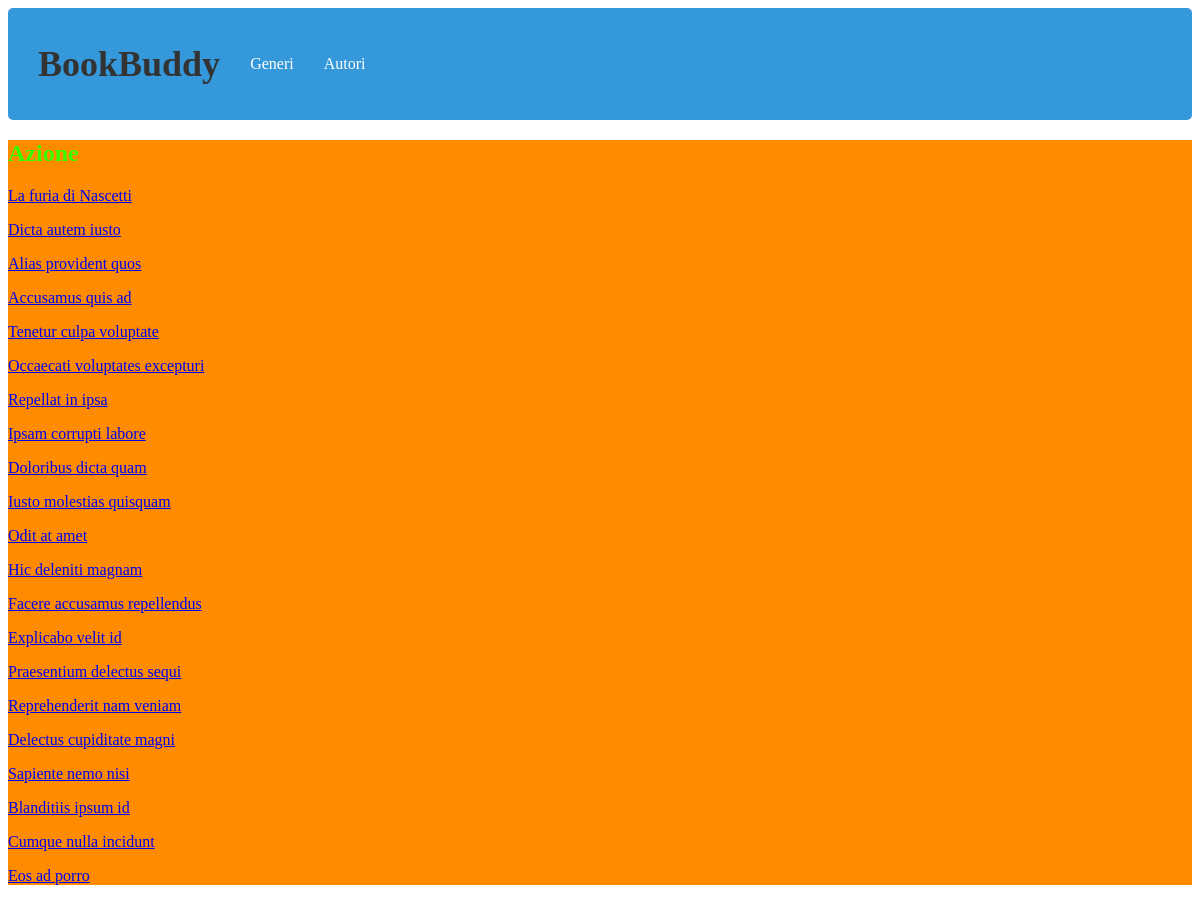
The page /azione/ on the database its author committed.
### book/models.py (models this page shows, shortened)
class Book(models.Model):
    genere = models.CharField(max_length=100, null=True)
    title = models.CharField(max_length=100)
    author = models.ForeignKey(Autore,
                               on_delete=models.CASCADE,
                               default=None,
                               null=True)
    year = models.IntegerField(default="2024")
    pages = models.IntegerField(default="0")
    body = models.TextField(default="No body available")
    slug = models.SlugField(default="")
    def get_absolute_url(self):
        return reverse('dettagli', kwargs={"slug": self.slug})

### book/views.py (the view)
# urls.py: path('azione/', AzioneListView.as_view(), name='azione'),
class AzioneListView(ListView):
    model = Book
    template_name = 'azione.html'
    def get_context_data(self, **kwargs):
        context = super().get_context_data(**kwargs)
        libri_Azione = Book.objects.filter(genere="Azione")
        context['libri_Azione'] = libri_Azione
        return context

### templates/azione.html
{% extends "base.html" %}
{% load static %}
{% block extra_css %}
    <link rel="stylesheet" href="../static/css/azione.css">
{% endblock %}
{% block content %}
<h2 class="title">Azione</h2>
{% for libro in libri_Azione %}
<p class="libro_title"><a href="{{ libro.get_absolute_url }}">{{ libro.title }}</a></p>
{% endfor %}
{% endblock content %}

### templates/base.html (shortened to what this page needs)
{% load static %}
<!DOCTYPE html>
<html lang="en">
<head>
    <link rel="stylesheet" href="{% static 'css/base.css' %}">
    {% block extra_css %}
{% endblock %}
</head>
<body>
<nav>
    <header>
        <h1><a href="{% url 'home' %}">Book<span>Buddy</span></a></h1>
    </header>
    <a href="{% url 'generi' %}">Generi</a>
    <a href="#">Autori</a>
</nav>
<div>
    {% block content %}
{% endblock content %}
</div>
</body>
</html>

### static/css/base.css (style rules this page uses)
nav { display: flex; justify-content: left; align-items: center; }
nav header h1 a { font-size: 36px; font-weight: bold; color: #333; margin-bottom: 20px; }
nav header h1 a span { color: #333; text-decoration: none; }
nav { background-color: #3498db; padding: 15px; border-radius: 5px; list-style-type: none; }
nav a { text-decoration: none; color: #fff; padding: 10px 15px; border-radius: 3px; transition: background-color 0.3s; }
div { background-color: darkorange; }

### static/css/azione.css (style rules this page uses)
h2 { color: #37ff00; }

### rows shown on the page
Book: title "La furia di Nascetti"
Book: title "Dicta autem iusto"
Book: title "Alias provident quos"
Book: title "Accusamus quis ad"
Book: title "Tenetur culpa voluptate"
Book: title "Occaecati voluptates excepturi"
Book: title "Repellat in ipsa"
Book: title "Ipsam corrupti labore"
Book: title "Doloribus dicta quam"
Book: title "Iusto molestias quisquam"
Book: title "Odit at amet"
Book: title "Hic deleniti magnam"
Book: title "Facere accusamus repellendus"
Book: title "Explicabo velit id"
Book: title "Praesentium delectus sequi"
Book: title "Reprehenderit nam veniam"
Book: title "Delectus cupiditate magni"
Book: title "Sapiente nemo nisi"
Book: title "Blanditiis ipsum id"
Book: title "Cumque nulla incidunt"
Book: title "Eos ad porro"
